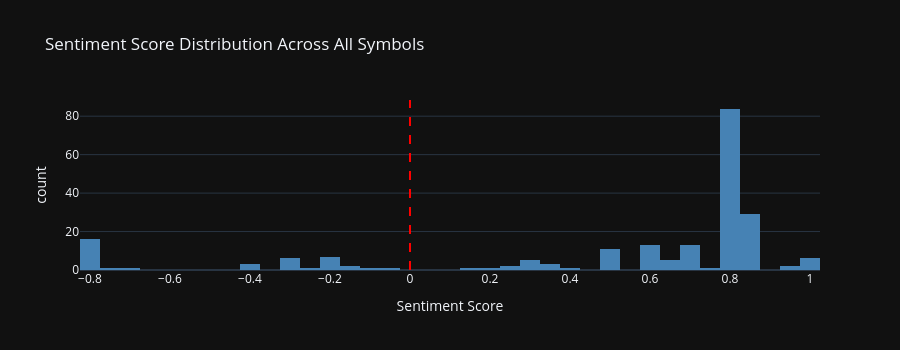
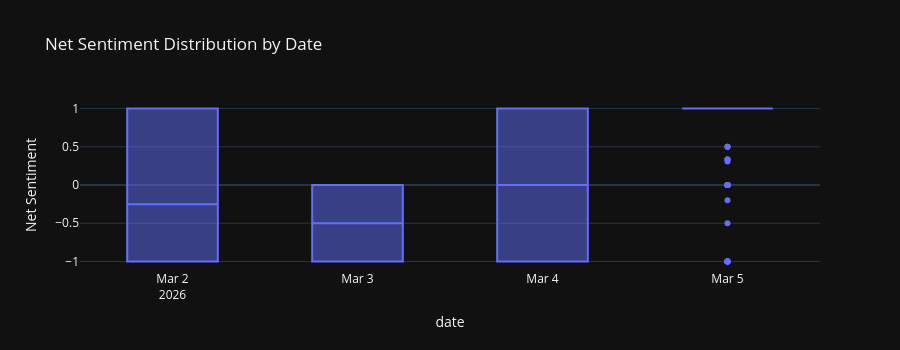

The notebook cell saved with these charts, in order:
### Code cell
if not gold_df.empty:
    # Sentiment score histogram
    fig = px.histogram(
        gold_df,
        x='sentiment_score',
        nbins=40,
        title='Sentiment Score Distribution Across All Symbols',
        labels={'sentiment_score': 'Sentiment Score'},
        color_discrete_sequence=['steelblue'],
    )
    fig.add_vline(x=0, line_dash='dash', line_color='red')
    fig.update_layout(height=350)
    fig.show()

    # Net sentiment boxplot by date
    fig2 = px.box(
        gold_df,
        x='date',
        y='net_sentiment',
        title='Net Sentiment Distribution by Date',
        labels={'net_sentiment': 'Net Sentiment'},
    )
    fig2.update_layout(height=350)
    fig2.show()

### Figure 1 — Plotly figure (JSON) as saved in the notebook; plotly's stock layout.template omitted (floating-point values rounded to 4 significant figures; data arrays with more than 128 entries replaced by an {"elided": "..."} marker saying what was removed)
{"data": [{"bingroup": "x", "hovertemplate": "Sentiment Score=%{x}<br>count=%{y}<extra></extra>", "legendgroup": "", "marker": {"color": "steelblue", "pattern": {"shape": ""}}, "name": "", "nbinsx": 40, "orientation": "v", "showlegend": false, "x": {"elided": "216 float values"}, "xaxis": "x", "yaxis": "y", "type": "histogram"}], "layout": {"xaxis": {"anchor": "y", "domain": [0.0, 1.0], "title": {"text": "Sentiment Score"}}, "yaxis": {"anchor": "x", "domain": [0.0, 1.0], "title": {"text": "count"}}, "legend": {"tracegroupgap": 0}, "title": {"text": "Sentiment Score Distribution Across All Symbols"}, "barmode": "relative", "shapes": [{"line": {"color": "red", "dash": "dash"}, "type": "line", "x0": 0, "x1": 0, "xref": "x", "y0": 0, "y1": 1, "yref": "y domain"}], "height": 350}}

### Figure 2 — Plotly figure (JSON) as saved in the notebook; plotly's stock layout.template omitted (floating-point values rounded to 4 significant figures; data arrays with more than 128 entries replaced by an {"elided": "..."} marker saying what was removed)
{"data": [{"alignmentgroup": "True", "hovertemplate": "date=%{x}<br>Net Sentiment=%{y}<extra></extra>", "legendgroup": "", "marker": {"color": "#636efa"}, "name": "", "notched": false, "offsetgroup": "", "orientation": "v", "showlegend": false, "x": {"elided": "216 str values"}, "x0": " ", "xaxis": "x", "y": {"elided": "216 float values"}, "y0": " ", "yaxis": "y", "type": "box"}], "layout": {"xaxis": {"anchor": "y", "domain": [0.0, 1.0], "title": {"text": "date"}}, "yaxis": {"anchor": "x", "domain": [0.0, 1.0], "title": {"text": "Net Sentiment"}}, "legend": {"tracegroupgap": 0}, "title": {"text": "Net Sentiment Distribution by Date"}, "boxmode": "group", "height": 350}}
